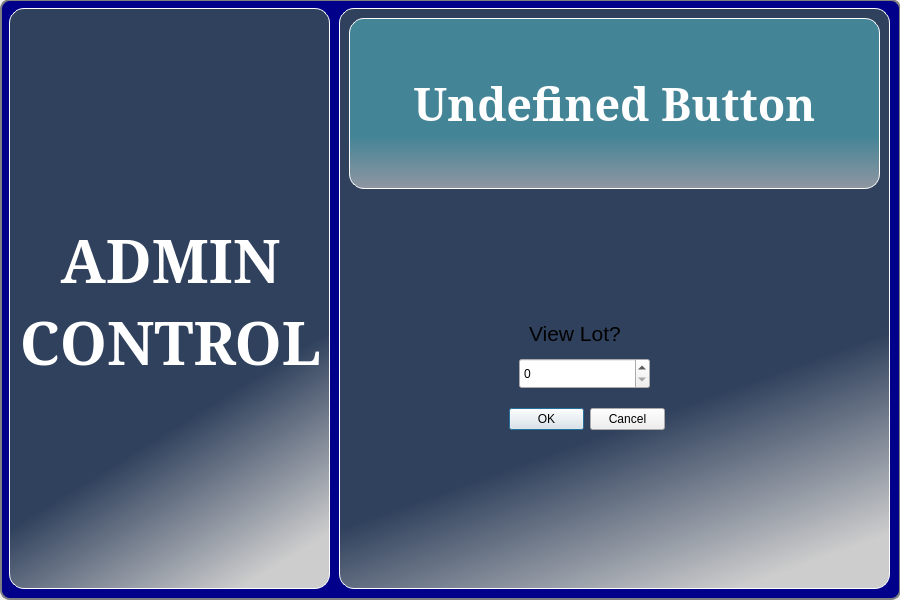
<?xml version="1.0" encoding="UTF-8"?>
<ui version="4.0">
 <class>adminWindow</class>
 <widget class="QDialog" name="adminWindow">
  <property name="geometry">
   <rect>
    <x>0</x>
    <y>0</y>
    <width>900</width>
    <height>600</height>
   </rect>
  </property>
  <property name="windowTitle">
   <string>Dialog</string>
  </property>
  <property name="styleSheet">
   <string notr="true">#mainFrame
{
	alternate-background-color: blue;
	background: darkblue;
	border-radius: 10px;
	border: 2px solid gray;
}

#textFrame
{
	background: qlineargradient(spread:pad, x1:0.38, y1:0, x2:0.722, y2:1, stop:0.6875 #30415D, stop:1 rgba(205, 205, 205, 255));

	box-shadow: inset 0 0 0 1px #27496d;
	border: 1px solid white;
	border-radius: 15px;
	box-shadow: inset 0 0 0 1px #27496d;
}

#titleLabel
{
	color: #fff;
	font: bold 60px;
	font-family: Garamond;
}

#iconLabel
{
	color: rgba(0,0,0,30%);
}

#buttonFrame
{
	background: qlineargradient(spread:pad, x1:0.38, y1:0, x2:0.722, y2:1, stop:0.6875 #30415D, stop:1 rgba(205, 205, 205, 255));

	box-shadow: inset 0 0 0 1px #27496d;
	border: 1px solid white;
	border-radius: 15px;
	box-shadow: inset 0 0 0 1px #27496d;
}




#Button
{
	color: #fff;
	text-shadow: -2px 2px #346392;
	background-color: #ff9664;
	box-shadow: inset 0 0 0 1px #27496d;
	border: 1px solid white;
	border-radius: 15px;
	font-family: Garamond;
	font: bold 45px;

	background: qlineargradient(spread:pad, x1:0.5, y1:0, x2:0.5, y2:1, stop:0.6875 #438496, stop:1 rgba(205, 205, 205, 155));
}

#Button :hover
{
	box-shadow: inset 0 0 0 1px #27496d,0 5px 15px #193047;
}

#Button :active
{
	box-shadow: inset 0 0 0 1px #27496d,inset 0 5px 30px #193047;
}




#Button_2
{
	color: #fff;
	text-shadow: -2px 2px #346392;
	background-color: #ff9664;
	box-shadow: inset 0 0 0 1px #27496d;
	border: 1px solid white;
	border-radius: 15px;
	font-family: Garamond;
	font: bold 45px;

	background: qlineargradient(spread:pad, x1:0.5, y1:0, x2:0.5, y2:1, stop:0.6875 #438496, stop:1 rgba(205, 205, 205, 155));
}

#Button_2 :hover
{
	box-shadow: inset 0 0 0 1px #27496d,0 5px 15px #193047;
}

#Button_2 :active
{
	box-shadow: inset 0 0 0 1px #27496d,inset 0 5px 30px #193047;
}




#Button_3
{
	color: #fff;
	text-shadow: -2px 2px #346392;
	background-color: #ff9664;
	box-shadow: inset 0 0 0 1px #27496d;
	border: 1px solid white;
	border-radius: 15px;
	font-family: Garamond;
	font: bold 30px;

	background: qlineargradient(spread:pad, x1:0.5, y1:0, x2:0.5, y2:1, stop:0.6875 #438496, stop:1 rgba(205, 205, 205, 155));
}

#Button_3 :hover
{
	box-shadow: inset 0 0 0 1px #27496d,0 5px 15px #193047;
}

#Button_3 :active
{
	box-shadow: inset 0 0 0 1px #27496d,inset 0 5px 30px #193047;
}




#Button_4
{
	color: #fff;
	text-shadow: -2px 2px #346392;
	background-color: #ff9664;
	box-shadow: inset 0 0 0 1px #27496d;
	border: 1px solid white;
	border-radius: 15px;
	font-family: Garamond;
	font: bold 45px;

	background: qlineargradient(spread:pad, x1:0.5, y1:0, x2:0.5, y2:1, stop:0.6875 #438496, stop:1 rgba(205, 205, 205, 155));
}

#Button_4 :hover
{
	box-shadow: inset 0 0 0 1px #27496d,0 5px 15px #193047;
}

#Button_4 :active
{
	box-shadow: inset 0 0 0 1px #27496d,inset 0 5px 30px #193047;
}




#Button_5
{
	color: #fff;
	text-shadow: -2px 2px #346392;
	background-color: #ff9664;
	box-shadow: inset 0 0 0 1px #27496d;
	border: 1px solid white;
	border-radius: 15px;
	font-family: Garamond;
	font: bold 45px;

	background: qlineargradient(spread:pad, x1:0.5, y1:0, x2:0.5, y2:1, stop:0.6875 #438496, stop:1 rgba(205, 205, 205, 155));
}

#Button_5 :hover
{
	box-shadow: inset 0 0 0 1px #27496d,0 5px 15px #193047;
}

#Button_5:active
{
	box-shadow: inset 0 0 0 1px #27496d,inset 0 5px 30px #193047;
}
</string>
  </property>
  <widget class="QFrame" name="mainFrame">
   <property name="geometry">
    <rect>
     <x>0</x>
     <y>-1</y>
     <width>901</width>
     <height>601</height>
    </rect>
   </property>
   <property name="frameShape">
    <enum>QFrame::StyledPanel</enum>
   </property>
   <property name="frameShadow">
    <enum>QFrame::Raised</enum>
   </property>
   <widget class="QFrame" name="textFrame">
    <property name="geometry">
     <rect>
      <x>9</x>
      <y>9</y>
      <width>321</width>
      <height>581</height>
     </rect>
    </property>
    <property name="frameShape">
     <enum>QFrame::StyledPanel</enum>
    </property>
    <property name="frameShadow">
     <enum>QFrame::Raised</enum>
    </property>
    <widget class="QLabel" name="titleLabel">
     <property name="geometry">
      <rect>
       <x>6</x>
       <y>12</y>
       <width>311</width>
       <height>561</height>
      </rect>
     </property>
     <property name="text">
      <string>ADMIN CONTROL</string>
     </property>
     <property name="scaledContents">
      <bool>false</bool>
     </property>
     <property name="alignment">
      <set>Qt::AlignCenter</set>
     </property>
     <property name="wordWrap">
      <bool>true</bool>
     </property>
    </widget>
   </widget>
   <widget class="QFrame" name="buttonFrame">
    <property name="geometry">
     <rect>
      <x>339</x>
      <y>9</y>
      <width>551</width>
      <height>581</height>
     </rect>
    </property>
    <property name="frameShape">
     <enum>QFrame::StyledPanel</enum>
    </property>
    <property name="frameShadow">
     <enum>QFrame::Raised</enum>
    </property>
    <widget class="QPushButton" name="Button">
     <property name="geometry">
      <rect>
       <x>10</x>
       <y>10</y>
       <width>531</width>
       <height>171</height>
      </rect>
     </property>
     <property name="text">
      <string>Undefined Button</string>
     </property>
    </widget>
    <widget class="QSpinBox" name="spinBox">
     <property name="geometry">
      <rect>
       <x>180</x>
       <y>350</y>
       <width>131</width>
       <height>31</height>
      </rect>
     </property>
    </widget>
    <widget class="QLabel" name="label">
     <property name="geometry">
      <rect>
       <x>190</x>
       <y>310</y>
       <width>121</width>
       <height>31</height>
      </rect>
     </property>
     <property name="font">
      <font>
       <pointsize>16</pointsize>
      </font>
     </property>
     <property name="text">
      <string>View Lot?</string>
     </property>
    </widget>
    <widget class="QDialogButtonBox" name="buttonBox">
     <property name="geometry">
      <rect>
       <x>170</x>
       <y>400</y>
       <width>156</width>
       <height>23</height>
      </rect>
     </property>
     <property name="standardButtons">
      <set>QDialogButtonBox::Cancel|QDialogButtonBox::Ok</set>
     </property>
    </widget>
   </widget>
  </widget>
 </widget>
 <resources/>
 <connections/>
</ui>
